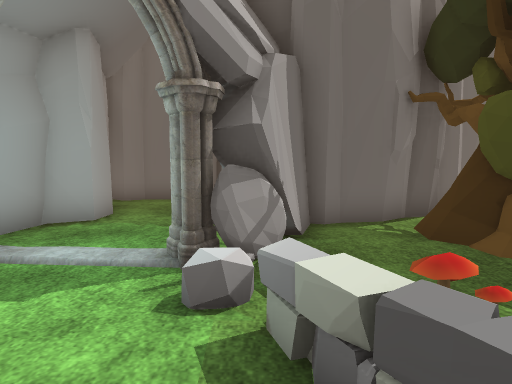
View 1 (above)

22 first-person views from a walk through a Unity game level. The camera is 1.5 m above the floor, tilts 6° down and sees 70° across. The floor is counted in squares, 1 m on a side. Each view is taken from the middle of a square. On the plan, view 1 faces up. The plan holds only what a view shows up to about 16 squares ahead; the rest is blank. The place goes on beyond the plan. Some surface patterns are stand-ins.

View 2
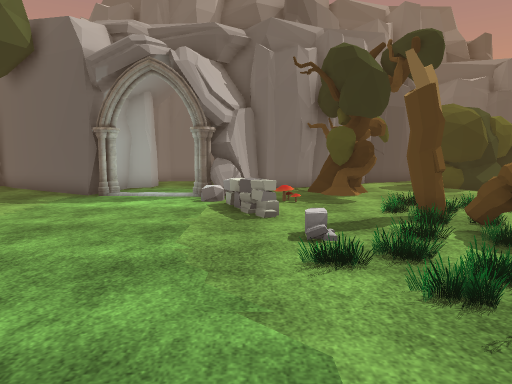

View 3
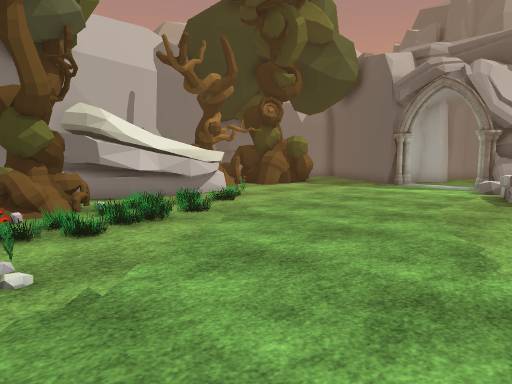

View 4
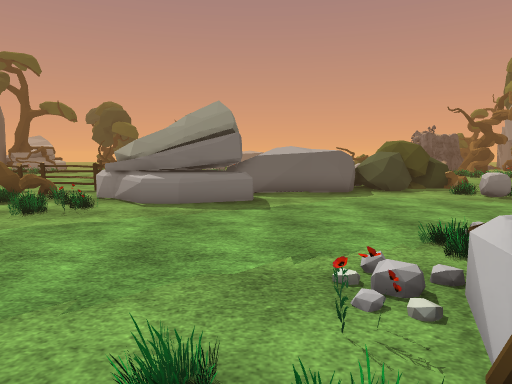

View 5
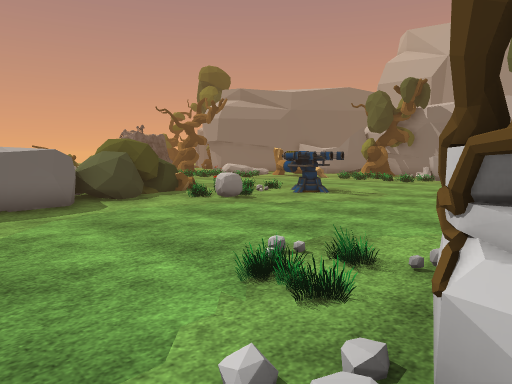

View 6
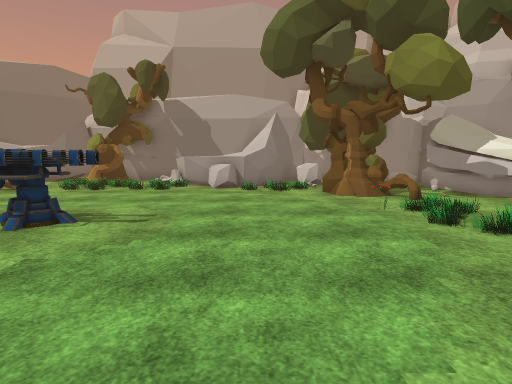

View 7
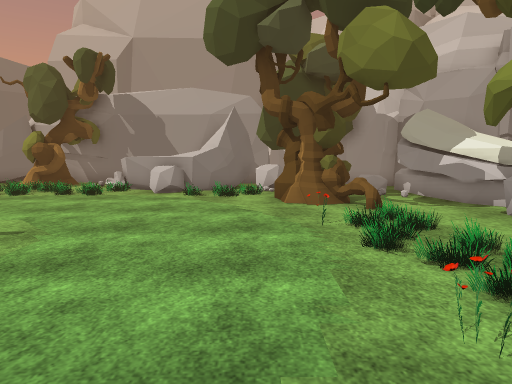

View 8
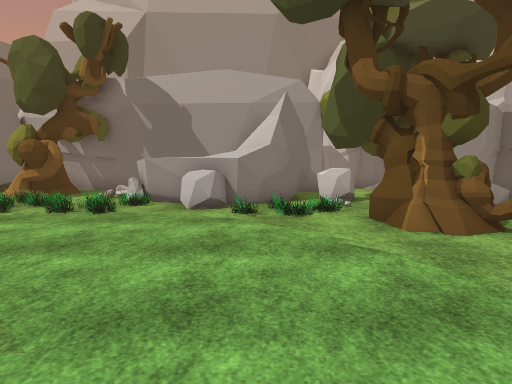

View 9
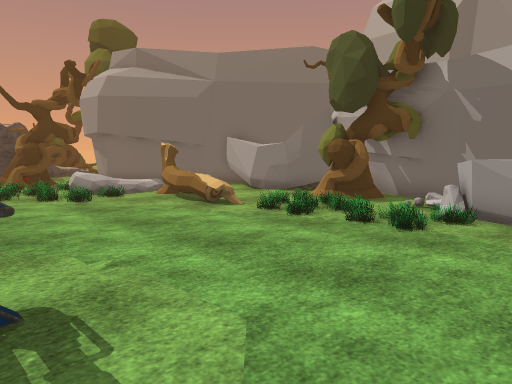

View 10
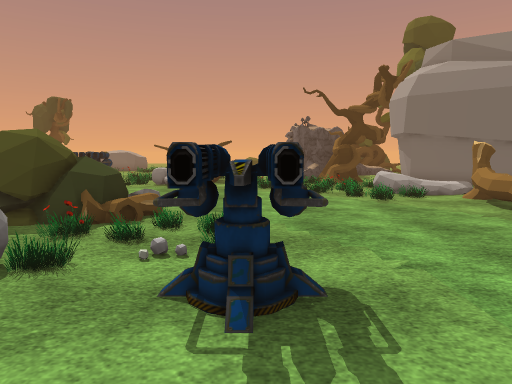

View 11
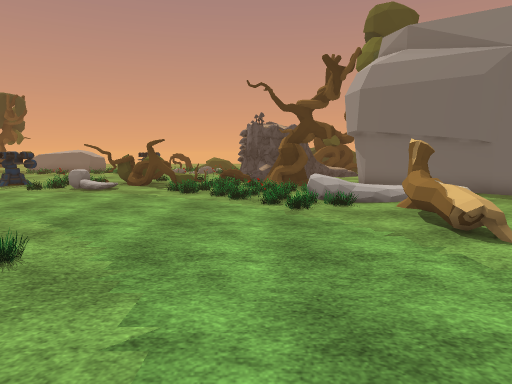

View 12
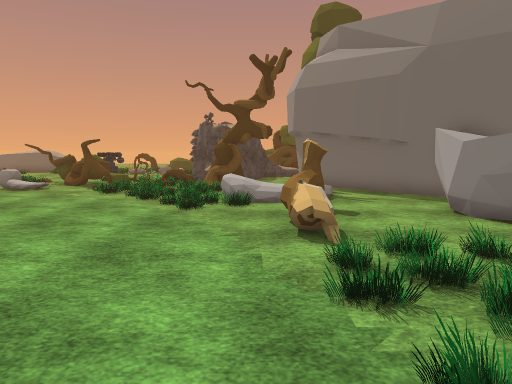

View 13
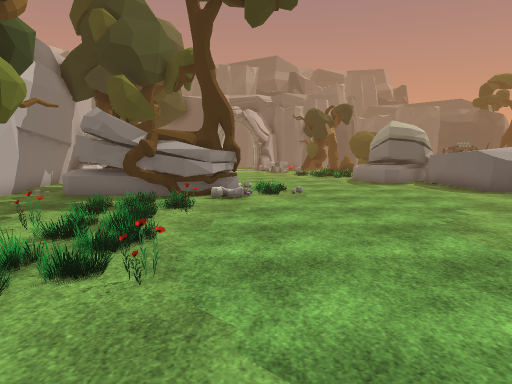

View 14
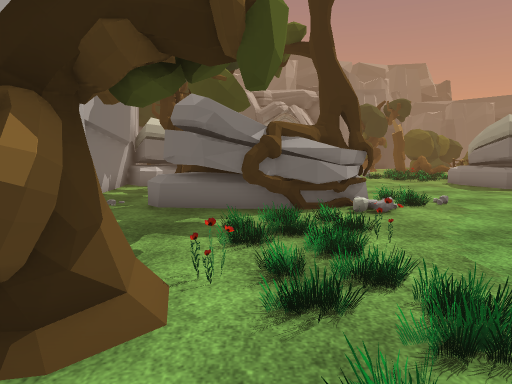

View 15
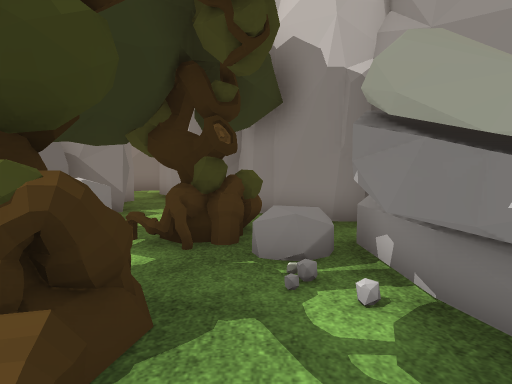

View 16
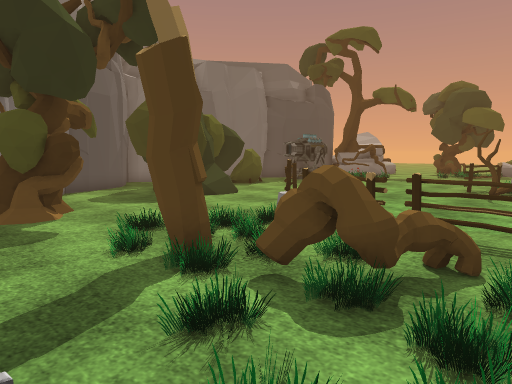

View 17
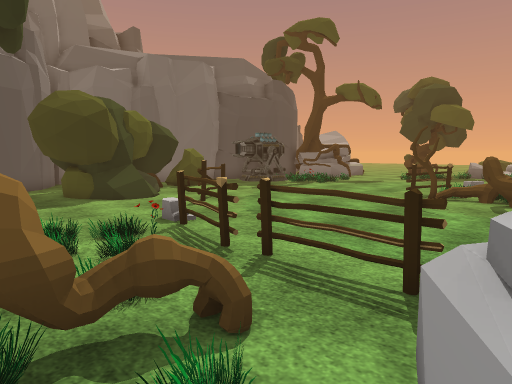

View 18
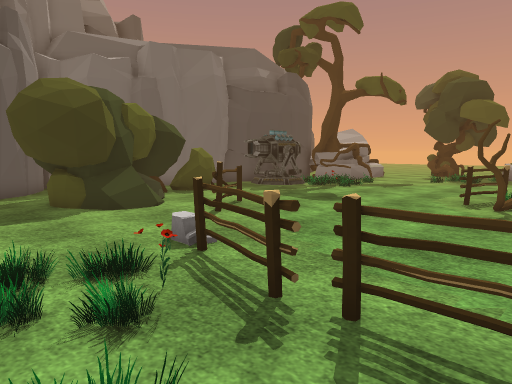

View 19
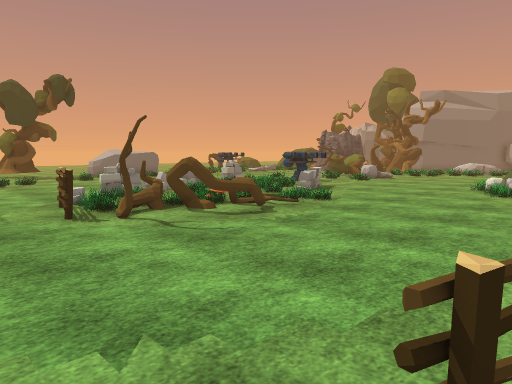

View 20
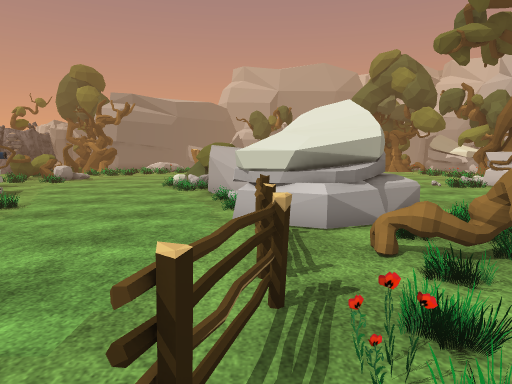

View 21
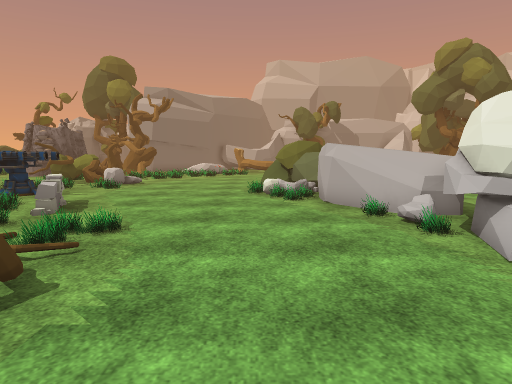

View 22
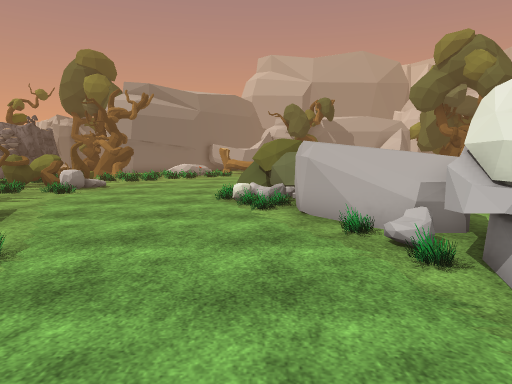

### Floor plan
Key: @ floor where view 1 was taken; # wall or solid block; . floor; / step, stairs or slope; = window, fence, low wall or low ledge; R rock; T tree; P portal; M mushroom; F fence; O other object.
Columns run from 8 left of view 1 to 20 right of it. Each row starts with its distance up from view 1.
 11               ####
 10      ..      ##..     TTT
  9     #..    ###...TTTTTTT
  8    ##..  R##T....TTTT.....
  7 ####... RR.=TT....TT.......
  6 .###....RR..TT........F.....
  5 ...#P..PR...TT......FF.......
  4  ........ O.........F........
  3 T.......O M..O...............
  2   ......OO.....O.F...........
  1   .......O...O.OOF...........
  0  .......@....O...F........FFF
 -1 .............OO..F......OO.OO
 -2 =O..........OOOO.F.......OOO.
 -3 RO........OO.O.O.F......OOO
 -4 R...........O..RRF......OOO
 -5 R.O........OO.RRRR.......O.OO
 -6 R.OO.........RRRRR.......O
 -7 RO.O.........RRRRR......OO..
 -8 TOOO.........RRRRR.........O
 -9 TT.O.........RRRROO.......O.
-10 TT.OO.........R.OOO.......OO.
-11     OO..........OOOO.......OO
-12    TTTT.........OOOO.........
-13  TT TTTOO.......OO RO.......O
-14  TT TTTO........OTT. O.......
-15 TTTTTTT..........TTTO........
-16 ..TTTO...........TTTT......O.
-17 ...O..............TTTT......R
-18 ...OOO........RR..TTT......OR
-19  ..O.O.........RO.OTO........
-20  ................O...........
-21  TTOO........OOO.O...........
-22  TT..O.......OOO...........OO
-23  TT.O.........O...........OO
-24 R...OOO..................OOO
-25 RR.....................OOOO
-26 RR..T.................O..OOOO
-27 RR..TTT................O//R.T
-28 RRR.TTT................O  O
-29 RRR.TTT.OO...OO.OO.OOOO.
-30 RRR....OO.RR...OOO....O.
-31  RRRTTRROORROO.OO...........#
-32 #..TTTRROOOOOR...T.........##
-33 ###.T #OOOO   ..TTT.OOO...##
-34   ##..### #####.TTTOO OOO##
-35    ##.##      #### O
-36     ####
-37      ###

Where each view was taken, in squares from view 1:
view 1: 0 up, 0 right, facing up
view 2: 8 down, 1 right, facing up
view 3: 12 down, 3 right, facing up-left
view 4: 10 down, 6 left, facing right
view 5: 10 down, 3 left, facing down-right
view 6: 14 down, 1 right, facing down
view 7: 16 down, 1 left, facing down
view 8: 20 down, 1 right, facing down
view 9: 22 down, 2 right, facing down-right
view 10: 22 down, 2 right, facing right
view 11: 25 down, 4 right, facing right
view 12: 28 down, 4 right, facing right
view 13: 28 down, 1 left, facing up
view 14: 25 down, 5 left, facing up
view 15: 25 down, 5 left, facing down
view 16: 4 down, 2 right, facing up-right
view 17: 5 down, 5 right, facing up-right
view 18: 3 down, 6 right, facing up-right
view 19: 3 up, 9 right, facing down-right
view 20: 3 up, 9 right, facing down
view 21: 0 up, 13 right, facing down
view 22: 2 down, 12 right, facing down
